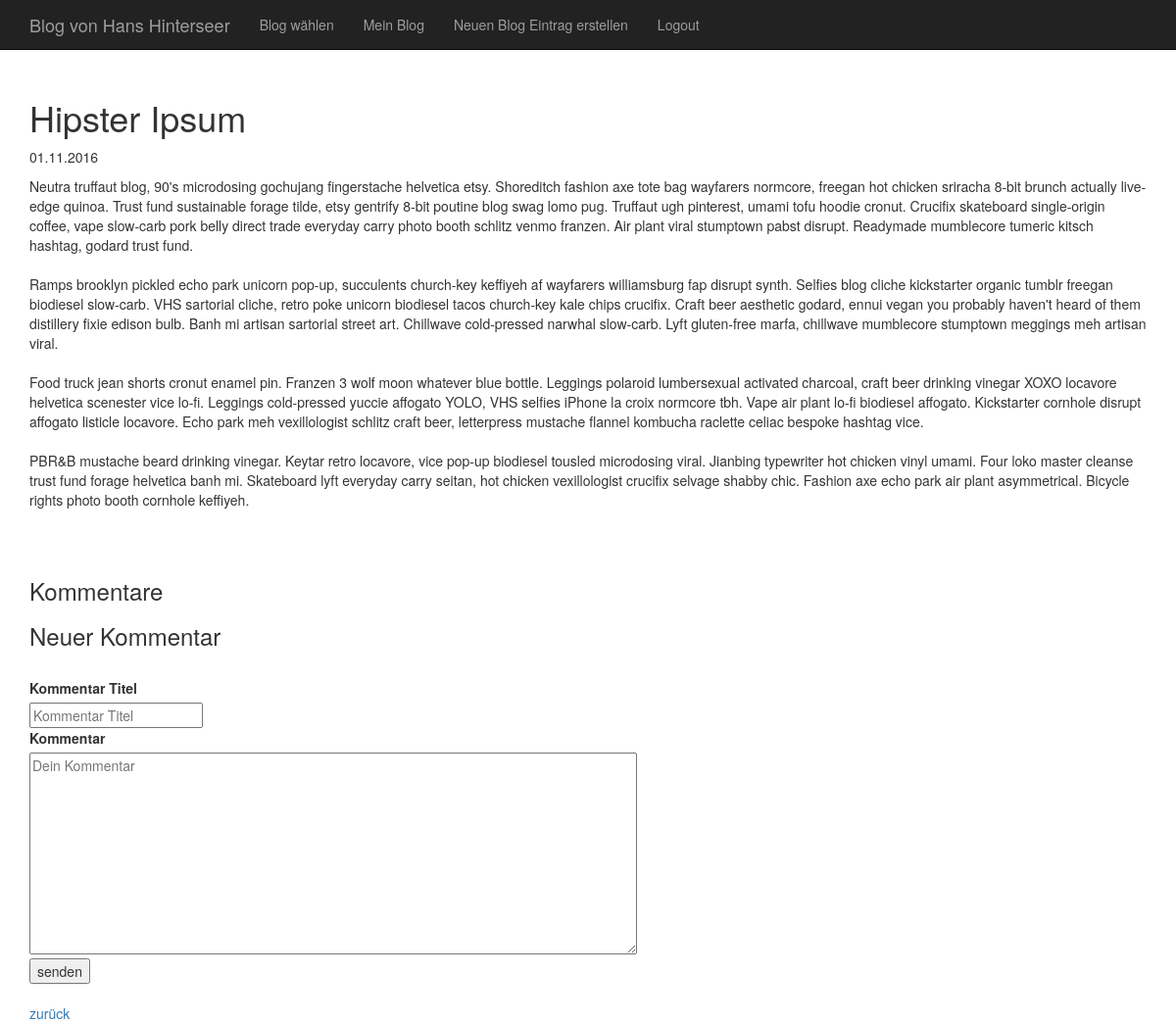
Before: /index.php?function=entriesMemberDetails&bid=2&eid=6 (signed in) with the older database file.
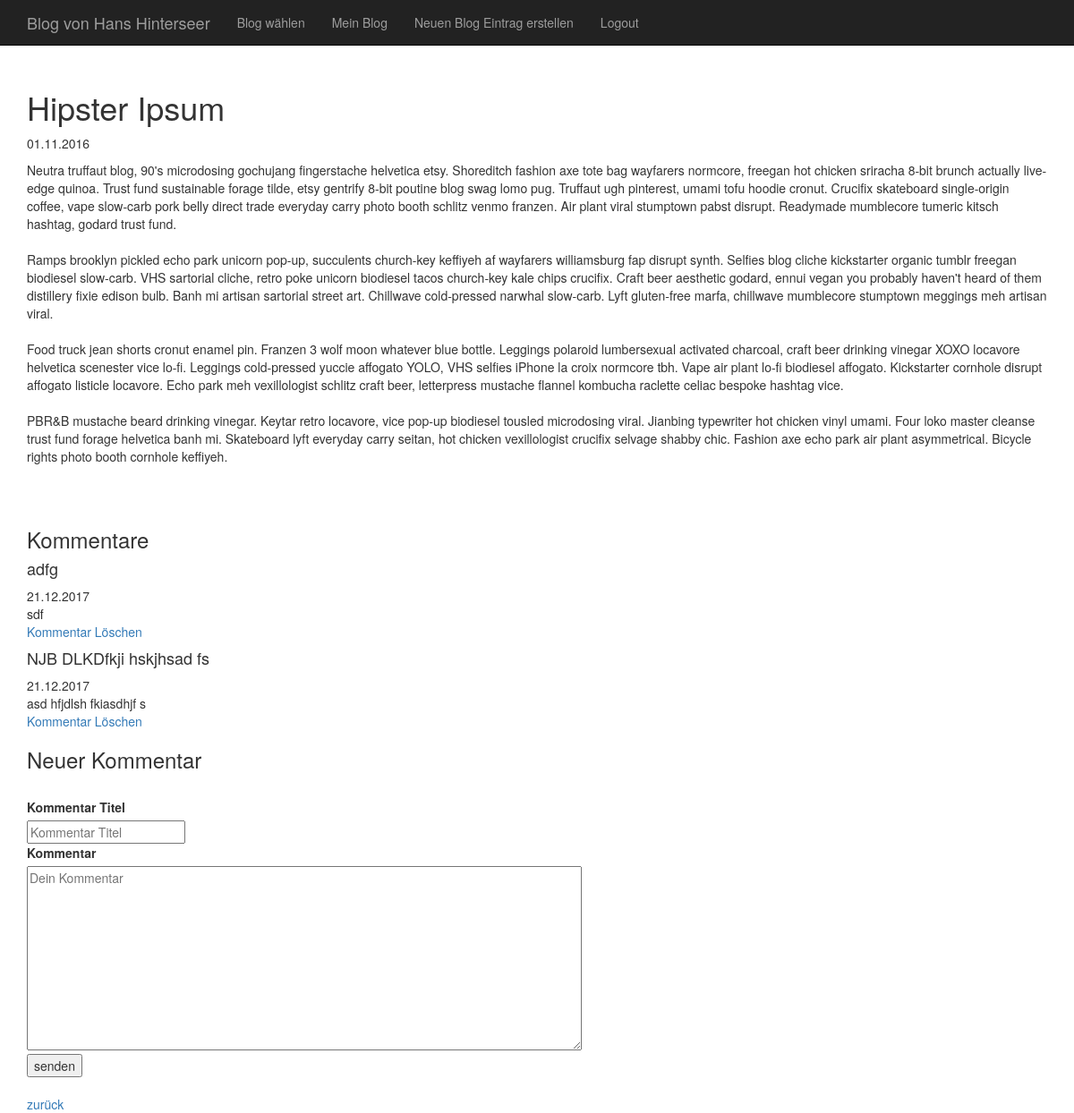
After: the same page with the newer database file.
### tables this page shows
CREATE TABLE `comment` (
	`cid`	INTEGER PRIMARY KEY AUTOINCREMENT,
	`eid`	INTEGER NOT NULL,
	`datetime`	INTEGER NOT NULL,
	`name`	TEXT,
	`content`	TEXT NOT NULL,
	FOREIGN KEY(`eid`) REFERENCES `entry`(`eid`)
);

### include/functions_db.php (called while the page is built, shortened)
<?php
function getEntry($eid) {
    $db = getValue('cfg_db');
    $result = $db->query("SELECT eid, datetime, title, content, picture1, picture2, picture3 FROM entry WHERE eid=$eid");
    if ($entry = $result->fetchArray()) {
        return $entry;
    } else return "";
}
?>

### include/functions_db_plus.php (called while the page is built, shortened)
<?php
function getComments($eid) {
    $alle = [];
    $db = getValue('cfg_db');
    $comments = $db->query("SELECT cid, eid, datetime, content, name FROM comment WHERE eid=$eid ORDER BY cid");
    while ($comment = $comments->fetchArray()) {
        $alle[] = $comment;
    }
    return $alle;
}
?>

### entriesMemberDetails.php (the view, shortened to what this page needs)
<?php
if(getUserId() == true) {
    $detailBlog = getEntry($entryId);
    echo ' <div class="Entry">
            <div class="title">
              <h1>';
    echo $detailBlog['title'];
    echo '</h1>
            </div>
            <div class="created_on">
              <p>';
    echo date('d.m.Y',$detailBlog['datetime']);
    echo '</p>
            </div>
            <div class="clontent">
              <p>';
    echo nl2br($detailBlog['content']);
    echo '<p/>
            </div>
          </div>';
    echo "<br><br>";
    echo "<h3>Kommentare</h3>";
    $allComments =  getComments($entryId);
    foreach ($allComments as $comments => $comment) {
        echo "<h4>".$comment['name']."</h4>";
        echo date('d.m.Y', $comment['datetime'])."<br>";
        echo $comment['content']."<br>";
        echo '<a onclick="return confirmDelete()" href="index.php?function=commentMemberDelete&bid='.$blogId.'&eid='.$entryId.'&cid='.$comment['cid'].'"> Kommentar Löschen </a>';
    }
}
?>
<h3>Neuer Kommentar</h3>
  <form method="post" action='<?= $_SERVER['PHP_SELF']."?function=entriesMemberDetails"; ?>'>
        <label for="commentTitle">Kommentar Titel</label>
      <div>
    	   <input type="text" id="title" name="titleComment" placeholder="Kommentar Titel" required="required"/>
      </div>
        <label for="contentComment">Kommentar</label>
      <div>
        <textarea name="contentComment" rows="10" cols="80" placeholder="Dein Kommentar"></textarea>
      </div>
      <div>
    	   <button type="submit">senden</button>
      </div>
    </form>
    <?= '<br><a href="index.php?function=entriesMember&bid='.$blogId.'">zurück</a>';?>

Changed rows visible on the page:
added comment: name "adfg", datetime "21.12.2017", content "sdf"
added comment: name "NJB DLKDfkji hskjhsad fs", datetime "21.12.2017", content "asd hfjdlsh fkiasdhjf s"
